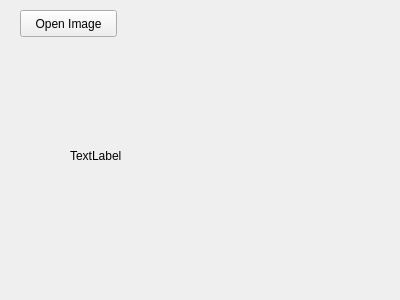
<?xml version="1.0" encoding="UTF-8"?>
<ui version="4.0">
 <class>Form</class>
 <widget class="QWidget" name="Form">
  <property name="geometry">
   <rect>
    <x>0</x>
    <y>0</y>
    <width>400</width>
    <height>300</height>
   </rect>
  </property>
  <property name="windowTitle">
   <string>Form</string>
  </property>
  <widget class="QPushButton" name="btnOpen">
   <property name="geometry">
    <rect>
     <x>20</x>
     <y>10</y>
     <width>97</width>
     <height>27</height>
    </rect>
   </property>
   <property name="text">
    <string>Open Image</string>
   </property>
  </widget>
  <widget class="QLabel" name="label">
   <property name="geometry">
    <rect>
     <x>70</x>
     <y>70</y>
     <width>271</width>
     <height>171</height>
    </rect>
   </property>
   <property name="text">
    <string>TextLabel</string>
   </property>
   <property name="scaledContents">
    <bool>true</bool>
   </property>
  </widget>
 </widget>
 <resources/>
 <connections/>
</ui>
